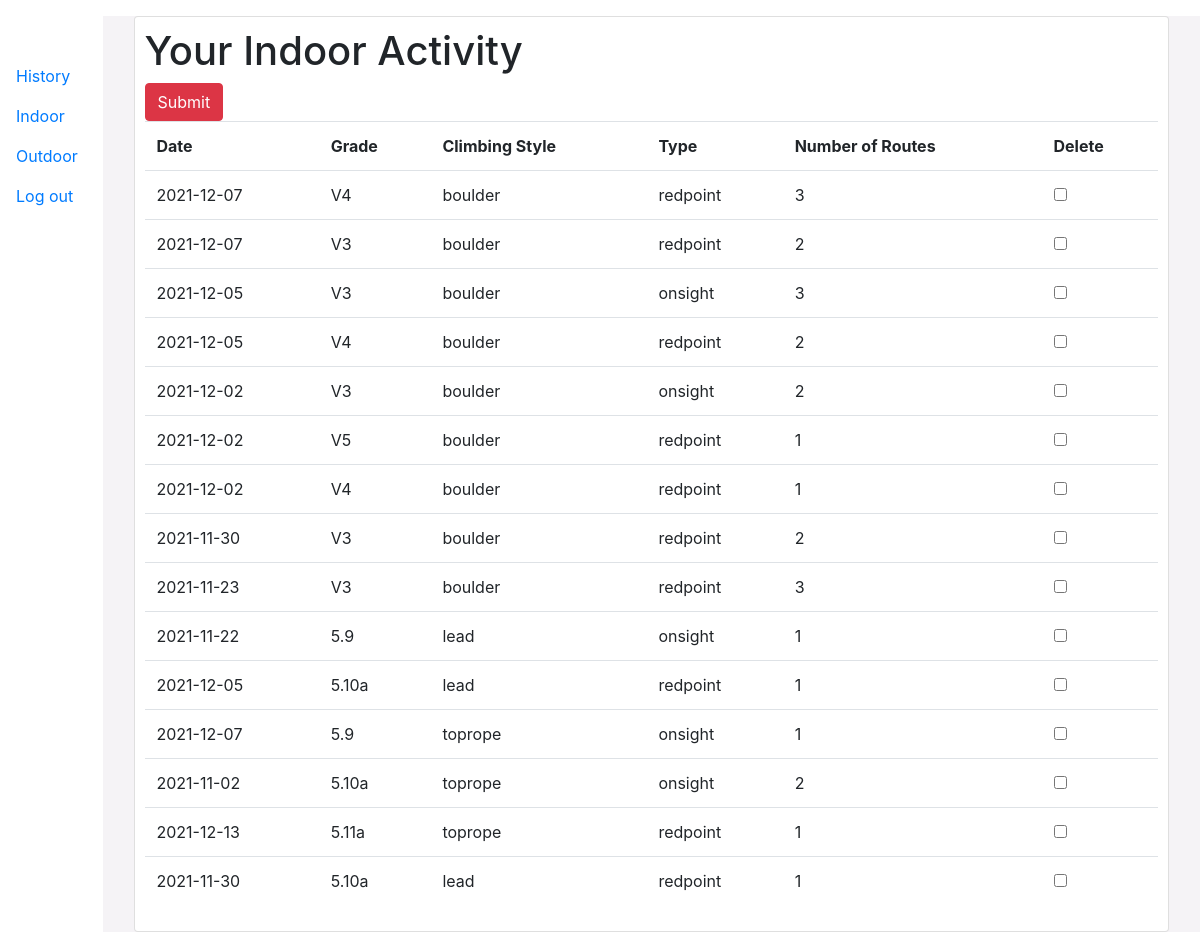
Screenshot of /history (signed in) with the database file from the repository.
### tables this page shows
CREATE TABLE indoor (user_id INTEGER NOT NULL, date TEXT, grade TEXT, type TEXT, num_routes INTEGER, send_type TEXT, FOREIGN KEY (user_id) REFERENCES users (user_id));

### app.py (the view)
@app.route("/history")
def history():
    user = session['user_id']
    conn = get_db()
    rows = conn.execute('SELECT rowid, * FROM indoor WHERE user_id = ?', (user,) ).fetchall()
    conn.close()
    return render_template("history.html", rows = rows)

### app.py (called while the page is built)
def get_db():
    conn = sql.connect('climbs.db')
    conn.row_factory = sql.Row
    return conn

### templates/history.html
{% extends "layout.html" %}
{% block main %}
<div class = "container-fluid">
<div class = "card row m-3">
    <h1>Your Indoor Activity</h1>
    <form action = "/delete", method = "post">
    <input class = "btn btn-danger" type = "submit">
    <table class = "table" id = "results-table">
        <tr>
            <th>Date</th>
            <th>Grade</th>
            <th>Climbing Style</th>
            <th>Type</th>
            <th>Number of Routes</th>
            <th>Delete</th>
        </tr>
        {% for row in rows %}
        <tr>
            <td>{{ row['date'] }}</td>
            <td>{{ row['grade'] }}</td>
            <td>{{ row['type'] }}</td>
            <td>{{ row['send_type'] }}</td>
            <td>{{ row['num_routes'] }}</td>
            <td><input type = "checkbox" name = "delete" value = "{{ row['rowid'] }}"></td>
        </tr>
        {% endfor %}
    </table>
</form>
</div>
</div>
{% endblock %}

### templates/layout.html (shortened to what this page needs)
<!DOCTYPE html>
<html lang = "en">
<head>
    <link href = "static/styles.css" rel = "stylesheet">
    <link rel="stylesheet" href="https://cdn.jsdelivr.net/npm/bootstrap@4.5.3/dist/css/bootstrap.min.css">
</head>
<body>
<div class = "row vh-100">
<div class = "col-md-1 vh-100">
<nav class = "navbar">
    <button aria-controls="navbar" aria-expanded="false" aria-label="Toggle navigation" class="navbar-toggler" data-target="#navbar" data-toggle="collapse" type="button">
        <span class="navbar-toggler-icon"></span>
    </button>
    {% if session.user_id %}
        <ul class="navbar-nav mr-auto mt-2">
            <li class="nav-item"><a class="nav-link" href="/history">History</a></li>
            <li class="nav-item"><a class="nav-link" href="/homepage">Indoor</a></li>
            <li class="nav-item"><a class="nav-link" href="/outdoor">Outdoor</a></li>
            <li class="nav-item"><a class="nav-link" href="/logout">Log out</a></li>
        </ul>
    {% endif %}
</nav>
</div>
<div class = "col-md-11 vh-100">
   <main>
    {% block main %}{% endblock %}
   </main>
</div>
</div>
</body>
</html>

### static/styles.css (style rules this page uses)
body { font-family: 'Segoe UI', Tahoma, Geneva, Verdana, sans-serif; font-weight: 400; background-color: #F5F3F6; color: #a6a6a6; overflow-x: hidden; }
.container-fluid { background-color: #F5F3F6; }
.card { padding: 10px; border-radius: 10px; height: 100%; }
li { color: 'grey'; }

### rows the page displays
indoor: date "2021-12-07", grade "V4", type "boulder", send_type "redpoint", num_routes "3"
indoor: date "2021-12-07", grade "V3", type "boulder", send_type "redpoint", num_routes "2"
indoor: date "2021-12-05", grade "V3", type "boulder", send_type "onsight", num_routes "3"
indoor: date "2021-12-05", grade "V4", type "boulder", send_type "redpoint", num_routes "2"
indoor: date "2021-12-02", grade "V3", type "boulder", send_type "onsight", num_routes "2"
indoor: date "2021-12-02", grade "V5", type "boulder", send_type "redpoint", num_routes "1"
indoor: date "2021-12-02", grade "V4", type "boulder", send_type "redpoint", num_routes "1"
indoor: date "2021-11-30", grade "V3", type "boulder", send_type "redpoint", num_routes "2"
indoor: date "2021-11-23", grade "V3", type "boulder", send_type "redpoint", num_routes "3"
indoor: date "2021-11-22", grade "5.9", type "lead", send_type "onsight", num_routes "1"
indoor: date "2021-12-05", grade "5.10a", type "lead", send_type "redpoint", num_routes "1"
indoor: date "2021-12-07", grade "5.9", type "toprope", send_type "onsight", num_routes "1"
indoor: date "2021-11-02", grade "5.10a", type "toprope", send_type "onsight", num_routes "2"
indoor: date "2021-12-13", grade "5.11a", type "toprope", send_type "redpoint", num_routes "1"
indoor: date "2021-11-30", grade "5.10a", type "lead", send_type "redpoint", num_routes "1"
